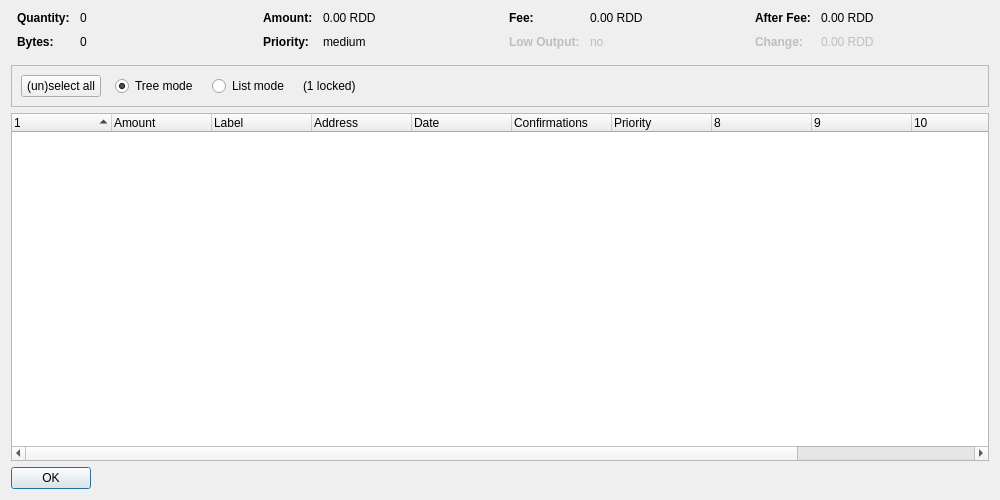
<?xml version="1.0" encoding="UTF-8"?>
<ui version="4.0">
 <class>CoinControlDialog</class>
 <widget class="QDialog" name="CoinControlDialog">
  <property name="geometry">
   <rect>
    <x>0</x>
    <y>0</y>
    <width>1000</width>
    <height>500</height>
   </rect>
  </property>
  <property name="windowTitle">
   <string>Coin Control Address Selection</string>
  </property>
  <layout class="QVBoxLayout" name="verticalLayout">
   <item>
    <layout class="QHBoxLayout" name="horizontalLayoutTop" stretch="0,0,0,0">
     <property name="topMargin">
      <number>0</number>
     </property>
     <property name="bottomMargin">
      <number>10</number>
     </property>
     <item>
      <layout class="QFormLayout" name="formLayoutCoinControl1">
       <property name="horizontalSpacing">
        <number>10</number>
       </property>
       <property name="verticalSpacing">
        <number>10</number>
       </property>
       <property name="leftMargin">
        <number>6</number>
       </property>
       <property name="rightMargin">
        <number>6</number>
       </property>
       <item row="0" column="0">
        <widget class="QLabel" name="labelCoinControlQuantityText">
         <property name="font">
          <font>
           <weight>75</weight>
           <bold>true</bold>
          </font>
         </property>
         <property name="text">
          <string>Quantity:</string>
         </property>
        </widget>
       </item>
       <item row="0" column="1">
        <widget class="QLabel" name="labelCoinControlQuantity">
         <property name="cursor">
          <cursorShape>IBeamCursor</cursorShape>
         </property>
         <property name="contextMenuPolicy">
          <enum>Qt::ActionsContextMenu</enum>
         </property>
         <property name="text">
          <string notr="true">0</string>
         </property>
         <property name="textInteractionFlags">
          <set>Qt::LinksAccessibleByMouse|Qt::TextSelectableByKeyboard|Qt::TextSelectableByMouse</set>
         </property>
        </widget>
       </item>
       <item row="1" column="0">
        <widget class="QLabel" name="labelCoinControlBytesText">
         <property name="font">
          <font>
           <weight>75</weight>
           <bold>true</bold>
          </font>
         </property>
         <property name="text">
          <string>Bytes:</string>
         </property>
        </widget>
       </item>
       <item row="1" column="1">
        <widget class="QLabel" name="labelCoinControlBytes">
         <property name="cursor">
          <cursorShape>IBeamCursor</cursorShape>
         </property>
         <property name="contextMenuPolicy">
          <enum>Qt::ActionsContextMenu</enum>
         </property>
         <property name="text">
          <string notr="true">0</string>
         </property>
         <property name="textInteractionFlags">
          <set>Qt::LinksAccessibleByMouse|Qt::TextSelectableByKeyboard|Qt::TextSelectableByMouse</set>
         </property>
        </widget>
       </item>
      </layout>
     </item>
     <item>
      <layout class="QFormLayout" name="formLayoutCoinControl2">
       <property name="horizontalSpacing">
        <number>10</number>
       </property>
       <property name="verticalSpacing">
        <number>10</number>
       </property>
       <property name="leftMargin">
        <number>6</number>
       </property>
       <property name="rightMargin">
        <number>6</number>
       </property>
       <item row="0" column="0">
        <widget class="QLabel" name="labelCoinControlAmountText">
         <property name="font">
          <font>
           <weight>75</weight>
           <bold>true</bold>
          </font>
         </property>
         <property name="text">
          <string>Amount:</string>
         </property>
        </widget>
       </item>
       <item row="0" column="1">
        <widget class="QLabel" name="labelCoinControlAmount">
         <property name="cursor">
          <cursorShape>IBeamCursor</cursorShape>
         </property>
         <property name="contextMenuPolicy">
          <enum>Qt::ActionsContextMenu</enum>
         </property>
         <property name="text">
          <string notr="true">0.00 RDD</string>
         </property>
         <property name="textInteractionFlags">
          <set>Qt::LinksAccessibleByMouse|Qt::TextSelectableByKeyboard|Qt::TextSelectableByMouse</set>
         </property>
        </widget>
       </item>
       <item row="1" column="0">
        <widget class="QLabel" name="labelCoinControlPriorityText">
         <property name="font">
          <font>
           <weight>75</weight>
           <bold>true</bold>
          </font>
         </property>
         <property name="text">
          <string>Priority:</string>
         </property>
        </widget>
       </item>
       <item row="1" column="1">
        <widget class="QLabel" name="labelCoinControlPriority">
         <property name="cursor">
          <cursorShape>IBeamCursor</cursorShape>
         </property>
         <property name="contextMenuPolicy">
          <enum>Qt::ActionsContextMenu</enum>
         </property>
         <property name="text">
          <string notr="true">medium</string>
         </property>
         <property name="textInteractionFlags">
          <set>Qt::LinksAccessibleByMouse|Qt::TextSelectableByKeyboard|Qt::TextSelectableByMouse</set>
         </property>
        </widget>
       </item>
      </layout>
     </item>
     <item>
      <layout class="QFormLayout" name="formLayoutCoinControl3">
       <property name="horizontalSpacing">
        <number>10</number>
       </property>
       <property name="verticalSpacing">
        <number>10</number>
       </property>
       <property name="leftMargin">
        <number>6</number>
       </property>
       <property name="rightMargin">
        <number>6</number>
       </property>
       <item row="0" column="0">
        <widget class="QLabel" name="labelCoinControlFeeText">
         <property name="font">
          <font>
           <weight>75</weight>
           <bold>true</bold>
          </font>
         </property>
         <property name="text">
          <string>Fee:</string>
         </property>
        </widget>
       </item>
       <item row="0" column="1">
        <widget class="QLabel" name="labelCoinControlFee">
         <property name="cursor">
          <cursorShape>IBeamCursor</cursorShape>
         </property>
         <property name="contextMenuPolicy">
          <enum>Qt::ActionsContextMenu</enum>
         </property>
         <property name="text">
          <string notr="true">0.00 RDD</string>
         </property>
         <property name="textInteractionFlags">
          <set>Qt::LinksAccessibleByMouse|Qt::TextSelectableByKeyboard|Qt::TextSelectableByMouse</set>
         </property>
        </widget>
       </item>
       <item row="1" column="0">
        <widget class="QLabel" name="labelCoinControlLowOutputText">
         <property name="enabled">
          <bool>false</bool>
         </property>
         <property name="font">
          <font>
           <weight>75</weight>
           <bold>true</bold>
          </font>
         </property>
         <property name="text">
          <string>Low Output:</string>
         </property>
        </widget>
       </item>
       <item row="1" column="1">
        <widget class="QLabel" name="labelCoinControlLowOutput">
         <property name="enabled">
          <bool>false</bool>
         </property>
         <property name="cursor">
          <cursorShape>IBeamCursor</cursorShape>
         </property>
         <property name="contextMenuPolicy">
          <enum>Qt::ActionsContextMenu</enum>
         </property>
         <property name="text">
          <string notr="true">no</string>
         </property>
         <property name="textInteractionFlags">
          <set>Qt::LinksAccessibleByMouse|Qt::TextSelectableByKeyboard|Qt::TextSelectableByMouse</set>
         </property>
        </widget>
       </item>
      </layout>
     </item>
     <item>
      <layout class="QFormLayout" name="formLayoutCoinControl4">
       <property name="horizontalSpacing">
        <number>10</number>
       </property>
       <property name="verticalSpacing">
        <number>10</number>
       </property>
       <property name="leftMargin">
        <number>6</number>
       </property>
       <property name="rightMargin">
        <number>6</number>
       </property>
       <item row="0" column="0">
        <widget class="QLabel" name="labelCoinControlAfterFeeText">
         <property name="font">
          <font>
           <weight>75</weight>
           <bold>true</bold>
          </font>
         </property>
         <property name="text">
          <string>After Fee:</string>
         </property>
        </widget>
       </item>
       <item row="0" column="1">
        <widget class="QLabel" name="labelCoinControlAfterFee">
         <property name="cursor">
          <cursorShape>IBeamCursor</cursorShape>
         </property>
         <property name="contextMenuPolicy">
          <enum>Qt::ActionsContextMenu</enum>
         </property>
         <property name="text">
          <string notr="true">0.00 RDD</string>
         </property>
         <property name="textInteractionFlags">
          <set>Qt::LinksAccessibleByMouse|Qt::TextSelectableByKeyboard|Qt::TextSelectableByMouse</set>
         </property>
        </widget>
       </item>
       <item row="1" column="0">
        <widget class="QLabel" name="labelCoinControlChangeText">
         <property name="enabled">
          <bool>false</bool>
         </property>
         <property name="font">
          <font>
           <weight>75</weight>
           <bold>true</bold>
          </font>
         </property>
         <property name="text">
          <string>Change:</string>
         </property>
        </widget>
       </item>
       <item row="1" column="1">
        <widget class="QLabel" name="labelCoinControlChange">
         <property name="enabled">
          <bool>false</bool>
         </property>
         <property name="cursor">
          <cursorShape>IBeamCursor</cursorShape>
         </property>
         <property name="contextMenuPolicy">
          <enum>Qt::ActionsContextMenu</enum>
         </property>
         <property name="text">
          <string notr="true">0.00 RDD</string>
         </property>
         <property name="textInteractionFlags">
          <set>Qt::LinksAccessibleByMouse|Qt::TextSelectableByKeyboard|Qt::TextSelectableByMouse</set>
         </property>
        </widget>
       </item>
      </layout>
     </item>
    </layout>
   </item>
   <item>
    <widget class="QFrame" name="frame">
     <property name="minimumSize">
      <size>
       <width>0</width>
       <height>40</height>
      </size>
     </property>
     <property name="frameShape">
      <enum>QFrame::StyledPanel</enum>
     </property>
     <property name="frameShadow">
      <enum>QFrame::Sunken</enum>
     </property>
     <layout class="QHBoxLayout" name="horizontalLayout">
      <item>
       <layout class="QHBoxLayout" name="horizontalLayoutPanel" stretch="0,0,0,0,0">
        <property name="spacing">
         <number>14</number>
        </property>
        <item>
         <widget class="QPushButton" name="pushButtonSelectAll">
          <property name="sizePolicy">
           <sizepolicy hsizetype="Maximum" vsizetype="Fixed">
            <horstretch>0</horstretch>
            <verstretch>0</verstretch>
           </sizepolicy>
          </property>
          <property name="text">
           <string>(un)select all</string>
          </property>
         </widget>
        </item>
        <item>
         <widget class="QRadioButton" name="radioTreeMode">
          <property name="sizePolicy">
           <sizepolicy hsizetype="Maximum" vsizetype="Fixed">
            <horstretch>0</horstretch>
            <verstretch>0</verstretch>
           </sizepolicy>
          </property>
          <property name="text">
           <string>Tree mode</string>
          </property>
          <property name="checked">
           <bool>true</bool>
          </property>
         </widget>
        </item>
        <item>
         <widget class="QRadioButton" name="radioListMode">
          <property name="sizePolicy">
           <sizepolicy hsizetype="Maximum" vsizetype="Fixed">
            <horstretch>0</horstretch>
            <verstretch>0</verstretch>
           </sizepolicy>
          </property>
          <property name="text">
           <string>List mode</string>
          </property>
         </widget>
        </item>
        <item>
         <widget class="QLabel" name="labelLocked">
          <property name="text">
           <string notr="true">(1 locked)</string>
          </property>
         </widget>
        </item>
        <item>
         <spacer name="horizontalSpacer">
          <property name="orientation">
           <enum>Qt::Horizontal</enum>
          </property>
          <property name="sizeHint" stdset="0">
           <size>
            <width>40</width>
            <height>20</height>
           </size>
          </property>
         </spacer>
        </item>
       </layout>
      </item>
     </layout>
    </widget>
   </item>
   <item>
    <widget class="CoinControlTreeWidget" name="treeWidget">
     <property name="contextMenuPolicy">
      <enum>Qt::CustomContextMenu</enum>
     </property>
     <property name="sortingEnabled">
      <bool>false</bool>
     </property>
     <property name="columnCount">
      <number>12</number>
     </property>
     <attribute name="headerShowSortIndicator" stdset="0">
      <bool>true</bool>
     </attribute>
     <attribute name="headerStretchLastSection">
      <bool>false</bool>
     </attribute>
     <column>
      <property name="text">
       <string/>
      </property>
     </column>
     <column>
      <property name="text">
       <string>Amount</string>
      </property>
     </column>
     <column>
      <property name="text">
       <string notr="true">Label</string>
      </property>
     </column>
     <column>
      <property name="text">
       <string>Address</string>
      </property>
     </column>
     <column>
      <property name="text">
       <string>Date</string>
      </property>
     </column>
     <column>
      <property name="text">
       <string>Confirmations</string>
      </property>
      <property name="toolTip">
       <string>Confirmed</string>
      </property>
     </column>
     <column>
      <property name="text">
       <string>Priority</string>
      </property>
     </column>
     <column>
      <property name="text">
       <string/>
      </property>
     </column>
     <column>
      <property name="text">
       <string/>
      </property>
     </column>
     <column>
      <property name="text">
       <string/>
      </property>
     </column>
     <column>
      <property name="text">
       <string/>
      </property>
     </column>
     <column>
      <property name="text">
       <string/>
      </property>
     </column>
    </widget>
   </item>
   <item>
    <widget class="QDialogButtonBox" name="buttonBox">
     <property name="sizePolicy">
      <sizepolicy hsizetype="Maximum" vsizetype="Fixed">
       <horstretch>0</horstretch>
       <verstretch>0</verstretch>
      </sizepolicy>
     </property>
     <property name="orientation">
      <enum>Qt::Horizontal</enum>
     </property>
     <property name="standardButtons">
      <set>QDialogButtonBox::Ok</set>
     </property>
    </widget>
   </item>
  </layout>
 </widget>
 <customwidgets>
  <customwidget>
   <class>CoinControlTreeWidget</class>
   <extends>QTreeWidget</extends>
   <header>coincontroltreewidget.h</header>
  </customwidget>
 </customwidgets>
 <resources/>
 <connections/>
</ui>
